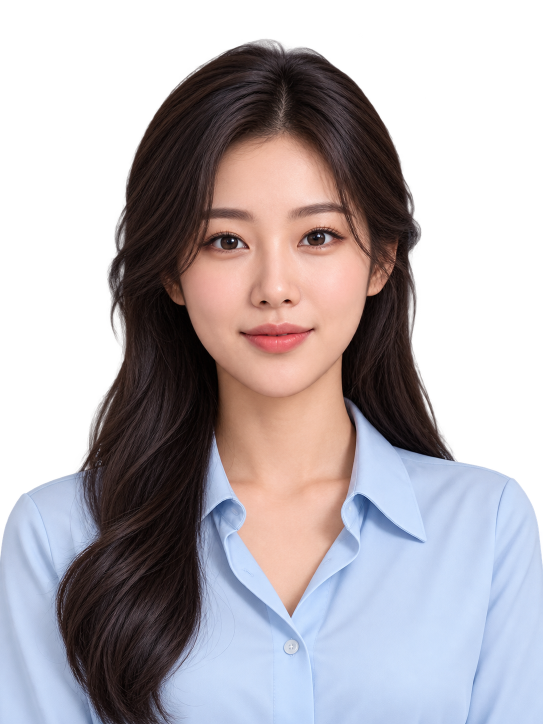
#> input picture gettopik-teacher/assets/ai_speaking/characters/teacher/teacher_original.png, 1086 x 1448 px (shown at 1/2 size)
$ python prepare_mouth_v2.py
#> lines starting #> are read from the running program, lines starting #| are printed output that depends on the picture; after the words box and inside, x2 and y2 are one past the last pixel; in counts of white or black regions, pixels touching at a corner belong together
#> in main, original is the input picture: PIL image 1086x1448 RGBA; mean R, G, B, A 89.3, 83, 87.5, 161.9
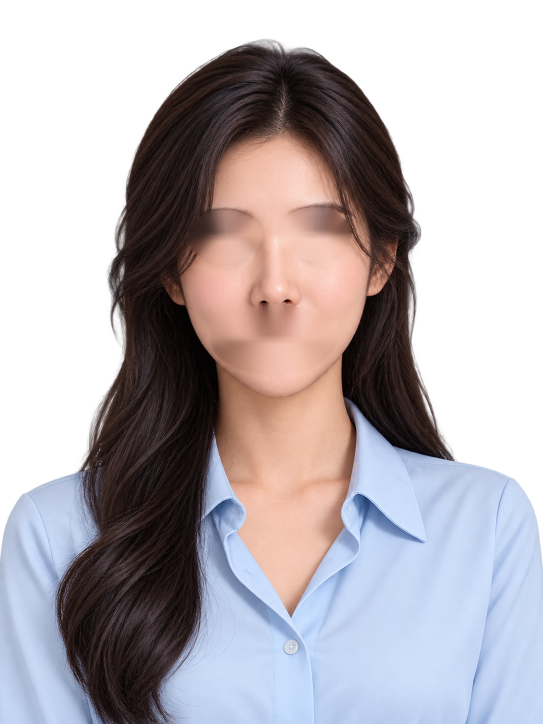
#> input picture gettopik-teacher/assets/ai_speaking/characters/teacher/teacher_base.png, 1086 x 1448 px (shown at 1/2 size)
#> in main, base is the input picture: PIL image 1086x1448 RGBA; mean R, G, B, A 89.6, 83.5, 88, 161.9
"""Register v2 lips to the original Teacher; retain source artwork, no generation.

Run from any directory. Inputs are kept in staging; v1 is backed up separately.
Only mouth PNGs and an additive mouth-skin foundation are written.
"""
from pathlib import Path
import json
import cv2
import numpy as np
from PIL import Image, ImageDraw, ImageFilter
from scipy import ndimage

ROOT = Path(__file__).resolve().parents[2]
CHAR = ROOT/'gettopik-teacher/assets/ai_speaking/characters/teacher'
SRC = ROOT/'staging/gettopik_teacher_mouth_assets_v2/assets/ai_speaking/characters/teacher/mouth'
OUT = CHAR/'mouth'
QA = ROOT/'gettopik-teacher/validation/mouth-v2'
NAMES = ['rest','small','medium','wide','round','teeth','closed_press','smile']
# Visible vermilion + corner shadow, measured against the original lip region.
CENTER = (546, 675)
TARGETS = dict(rest=(172,64),small=(174,68),medium=(176,76),wide=(178,86),
               round=(144,76),teeth=(176,72),closed_press=(172,62),smile=(176,66))

def main_component(alpha, threshold=16):
    labels,_=ndimage.label(alpha>threshold,structure=np.ones((3,3)))
    sizes=np.bincount(labels.ravel());sizes[0]=0
    return labels==sizes.argmax()

def clean_source(name):
    rgba=np.array(Image.open(SRC/f'mouth_{name}.png').convert('RGBA'))
    alpha=rgba[:,:,3].astype(float)
    component=main_component(alpha)
    support=ndimage.binary_dilation(component,iterations=5)
    # Drop faint whole-canvas dust and disconnected specks. No black RGB matte
    # is introduced: use premultiplied filtering for every resampling operation.
    alpha=np.where(support,np.clip((alpha-6)*255/248,0,255),0)
    yy,xx=np.where(alpha>8)
    box=(int(xx.min()),int(yy.min()),int(xx.max()+1),int(yy.max()+1))
    x0,y0,x1,y1=box
    rgb=rgba[y0:y1,x0:x1,:3].astype(float)
    a=alpha[y0:y1,x0:x1]/255
    return rgb,a,box

def resize_rgba(rgb,alpha,size):
    # Premultiplication prevents dark transparent pixels bleeding into the edge.
    premult=rgb*alpha[:,:,None]
    a=np.array(Image.fromarray(alpha.astype('float32'),mode='F').resize(size,Image.Resampling.LANCZOS))
    a=np.clip(a,0,1)
    channels=[]
    for k in range(3):
        c=np.array(Image.fromarray(premult[:,:,k].astype('float32'),mode='F').resize(size,Image.Resampling.LANCZOS))
        channels.append(c/np.maximum(a,.00001))
    rgb=np.clip(np.stack(channels,axis=2),0,255)
    # A subpixel feather follows the actual lip silhouette, not a rectangular crop.
    a=np.array(Image.fromarray(np.uint8(a*255)).filter(ImageFilter.GaussianBlur(.45)))/255
    return np.uint8(np.dstack([rgb,a*255]).clip(0,255))

def make_foundation(original):
    # This mask encloses the entire old mouth and its corner shadows, so a
    # narrow round pose cannot reveal duplicate original lips underneath.
    mask=Image.new('L',original.size,0)
#> mask: PIL image 1086x1448 L; every value is 0
    d=ImageDraw.Draw(mask)
    d.polygon([(453,656),(476,640),(515,633),(547,636),(584,632),(619,640),
               (647,651),(646,679),(628,702),(601,720),(566,729),(518,729),
               (478,716),(453,690)],fill=255)
    mask=mask.filter(ImageFilter.GaussianBlur(2))
    hard=np.uint8(np.array(mask)>4)*255
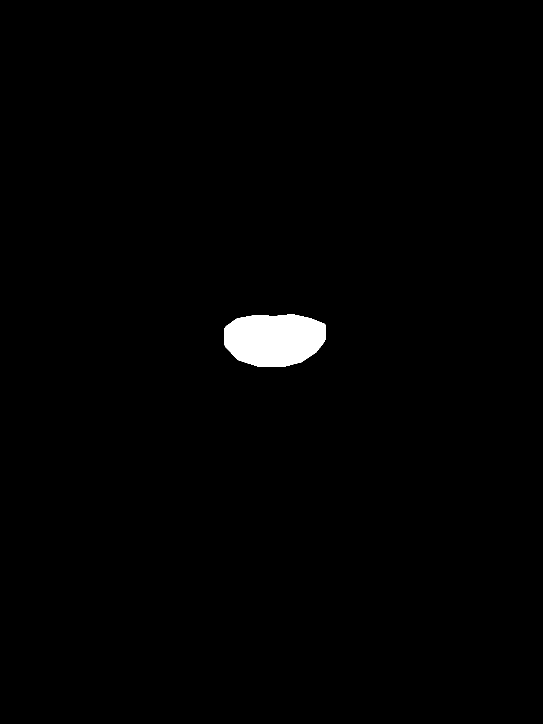
#> hard: shape (1448, 1086) (shown at 1/2 size); 1.1% white; 1 white region, box (x1, y1, x2, y2) and area: (449, 629, 652, 734) 17464
    rgb=np.array(original)[:,:,:3]
    healed=cv2.inpaint(rgb,hard,9,cv2.INPAINT_TELEA)
    # Restore original philtrum/nose/skin, with an erased mouth core. The shared
    # foundation stays opaque throughout mouth-state transitions.
    outer=Image.new('L',original.size,0)
    ImageDraw.Draw(outer).rounded_rectangle((396,573,699,788),radius=48,fill=255)
#> outer: PIL image 1086x1448 L; 4% white; 1 white region, box (x1, y1, x2, y2) and area: (396, 573, 700, 789) 63632
    outer=outer.filter(ImageFilter.GaussianBlur(10))
    foundation=Image.fromarray(np.dstack([healed,np.array(outer)]).astype('uint8'),'RGBA')
    foundation.save(OUT/'mouth_foundation.png')
    foundation.crop((390,570,705,795)).resize((630,450)).save(QA/'foundation-inspection.png')
    return foundation

def main():
    QA.mkdir(exist_ok=True,parents=True)
    original=Image.open(CHAR/'teacher_original.png').convert('RGBA')
    base=Image.open(CHAR/'teacher_base.png').convert('RGBA')
    foundation=make_foundation(original)
    report={'originalReference':{'mouthBounds':[462,642,632,710],
      'lipColorComponentBounds':[471,645,638,716], 'center':list(CENTER),
      'note':'Corner bounds visually checked on original-mouth-grid.png; color component includes lower-lip shading.'},
      'foundation':'Original skin with the old mouth inpainted; original/base/head files remain unchanged.', 'poses':[]}
    sheet=Image.new('RGB',(1800,1080),'#e4e7e5');draw=ImageDraw.Draw(sheet)
    # Use a small shared lip-color correction, calibrated to the v2 rest and
    # original central vermilion, rather than changing color between poses.
    rest_rgb,rest_a,_=clean_source('rest')
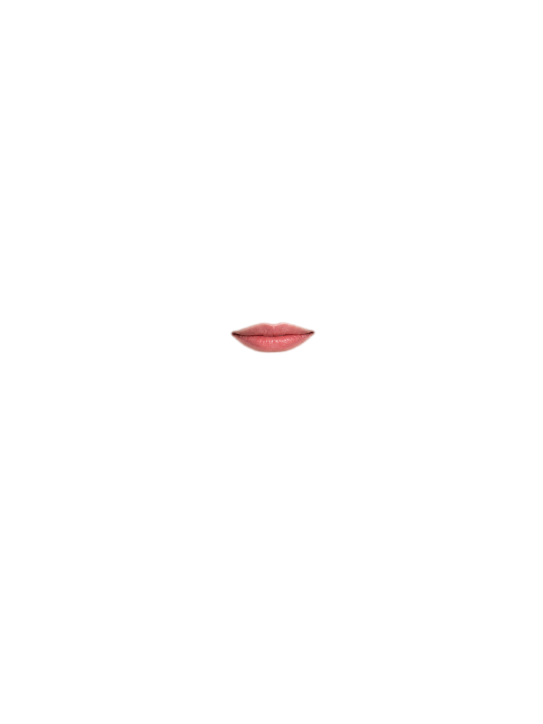
#> input picture gettopik-teacher/assets/ai_speaking/characters/teacher/mouth/mouth_rest.png, 1086 x 1448 px, found by its file name (shown at 1/2 size)
#> in clean_source, rgba is the input picture: shape (1448, 1086, 4); mean R, G, B, A 1, 0.6, 0.6, 1.1
#> in main_component, `labels,_=ndimage.label(alpha>threshold,structure=np.ones((3,3)))`: labels: shape (1448, 1086) int32; values 0 (black) and 1 (white), 0.49% white; 1 white region, box (x1, y1, x2, y2) and area: (460, 643, 632, 707) 7639
#> in main_component, `sizes = np.bincount(labels.ravel())`: sizes = [1564889, 7639]
#> in clean_source, `support=ndimage.binary_dilation(component,iterations=5)`: support: shape (1448, 1086) bool; 0.6% white; 1 white region, box (x1, y1, x2, y2) and area: (455, 638, 637, 712) 9447
#> in clean_source, `yy,xx=np.where(alpha>8)`: yy = 7686 values from 643 to 706; xx = 7686 values, max 631 at index 2306, min 460 at index 2649, mean 545.1
#> in clean_source, `box=(int(xx.min()),int(yy.min()),int(xx.max()+1),int(yy.max()+1))`: box = (460, 643, 632, 707)
#> in clean_source, `x0,y0,x1,y1=box`: x0 = 460; y0 = 643; x1 = 632; y1 = 707
    ref=np.array(original)[650:700,478:620,:3].astype(float)
    ref_mask=(ref[:,:,0]-ref[:,:,1]>45)&(ref[:,:,0]-ref[:,:,2]>35)
#> ref_mask: shape (50, 142) bool; 99.4% white; black in thin lines or dots, all inside (x1, y1, x2, y2) = (2, 0, 134, 22)
    src_mask=(rest_a>.9)&(rest_rgb[:,:,0]-rest_rgb[:,:,1]>40)&(rest_rgb[:,:,0]-rest_rgb[:,:,2]>30)
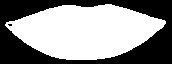
#> src_mask: shape (64, 172) bool; 56.4% white; 2 black regions (1 under 20 px), largest, box (x1, y1, x2, y2) and area: (0, 0, 172, 64) 4787
    shift=np.median(ref[ref_mask],axis=0)-np.median(rest_rgb[src_mask],axis=0)
#> shift = [2, 1, 1]
    shift=np.clip(shift,-12,12)
    report['sharedLipRgbOffset']=shift.tolist()
    for i,name in enumerate(NAMES):
        rgb,alpha,box=clean_source(name)
#> box = (460, 643, 632, 707)
        rgb=np.clip(rgb+shift,0,255)
        target=TARGETS[name]
        tight=Image.fromarray(resize_rgba(rgb,alpha,target),'RGBA')
#> after the loop in resize_rgba, `for k in range(3):`: channels = 3 items
        overlay=Image.new('RGBA',original.size)
#> overlay: PIL image 1086x1448 RGBA; every value is 0
        top=(CENTER[0]-target[0]//2,CENTER[1]-target[1]//2)
        overlay.paste(tight,top)
        if name=='wide':
            overlay.save(QA/'excluded-wide.png')
            (OUT/'mouth_wide.png').unlink(missing_ok=True)
        else:
            overlay.save(OUT/f'mouth_{name}.png')
        preview=base.copy();preview.alpha_composite(foundation);preview.alpha_composite(overlay)
        # Keep original eyes in this inspection image; production eyes/blink
        # continue to come from the existing Rive eye layers.
        close=original.copy();close.paste(preview.crop((390,570,705,795)),(390,570))
        close.crop((380,550,715,790)).resize((450,322)).convert('RGB').save(QA/f'preprocess-{name}.png')
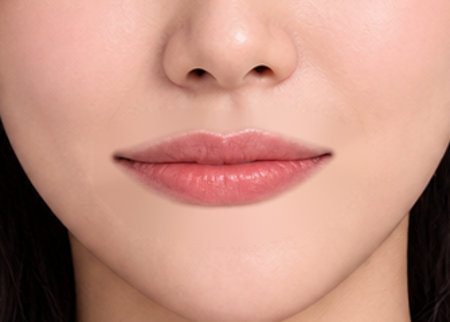
#> saved as preprocess-rest.png: PIL image 450x322 RGB; mean R, G, B 195.5, 145.6, 130.4
        tile=close.crop((370,540,725,810)).resize((450,342)).convert('RGB')
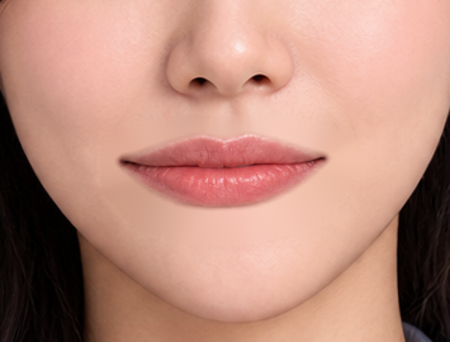
#> tile: PIL image 450x342 RGB; mean R, G, B 186.9, 139.3, 124.3
        x=(i%4)*450;y=(i//4)*540;sheet.paste(tile,(x,y+35));draw.text((x+12,y+395),f'{name}: {target[0]} x {target[1]}  center {CENTER}',fill='black')
#> after `sheet.paste(tile, (x, y + 35))`:
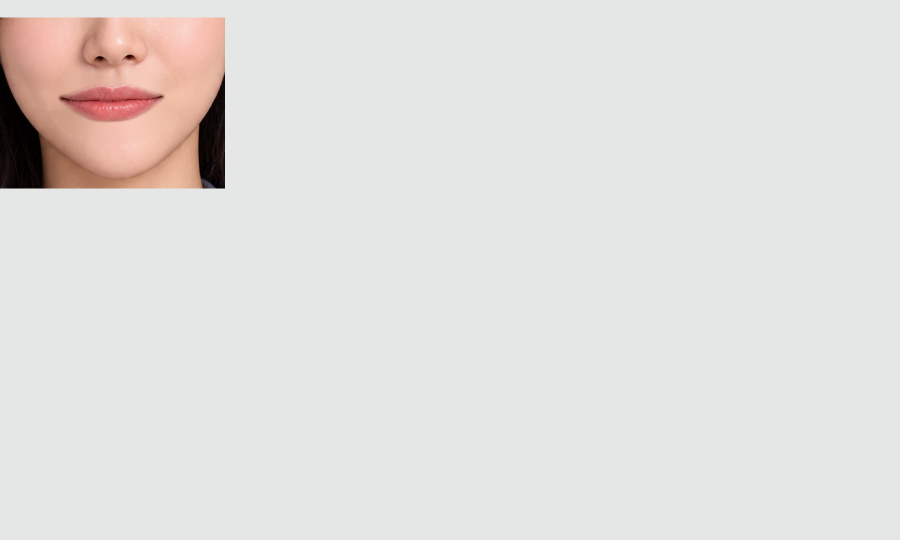
#> sheet: PIL image 1800x1080 RGB (shown at 1/2 size); mean R, G, B 224.7, 223.7, 220.7
        report['poses'].append({'pose':name,'active':name!='wide','sourceComponentBounds':list(box),
          'sourceVisibleSize':[box[2]-box[0],box[3]-box[1]],'outputCanvas':list(overlay.size),
          'correctedBounds':list(overlay.getbbox()),'targetSize':list(target),'targetCenter':list(CENTER),
          'alphaPixelsOutsideTarget':0,'note':'Registered, premultiplied Lanczos resize, connected-component cleanup, subpixel contour feather.'})
    sheet.save(QA/'corrected-mouth-closeups.jpg')
    (QA/'preprocess-report.json').write_text(json.dumps(report,indent=2),encoding='utf-8')
    print(json.dumps(report,indent=2))

#> (the run stopped early here; a loop or call above may not have finished)
